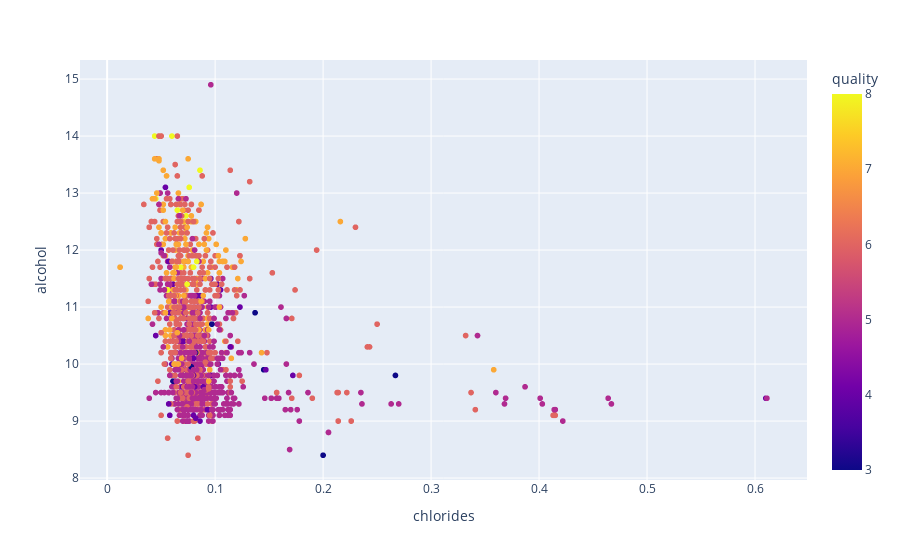

Notebook source saved alongside this figure:
### Markdown cell above
In data visualization, the semantics of an image refers to the meaningful interpretation and understanding of the visual elements. It involves how data is represented and how viewers interpret the visual's patterns, relationships, and insights. For example, colors, shapes, and spatial arrangements all carry specific meanings that help to communicate information effectively. Clear semantics in visualization ensure that the data is easy to understand and interpret, allowing viewers to quickly grasp trends, compare categories, and draw conclusions without confusion. Improve the chart and add the dots color to represent the values of the quality of wines. Explain how we can interpret this new chart considering this new characteristic.

### Code cell
fig1 = px.scatter(df1, x='chlorides', y='alcohol',color='quality')
fig1.show()

### Figure 1 — Plotly figure (JSON) as saved in the notebook; plotly's stock layout.template omitted (floating-point values rounded to 4 significant figures; data arrays with more than 128 entries replaced by an {"elided": "..."} marker saying what was removed)
{"data": [{"hovertemplate": "chlorides=%{x}<br>alcohol=%{y}<br>quality=%{marker.color}<extra></extra>", "legendgroup": "", "marker": {"color": {"elided": "1599 int values"}, "coloraxis": "coloraxis", "symbol": "circle"}, "mode": "markers", "name": "", "showlegend": false, "type": "scattergl", "x": {"elided": "1599 float values"}, "xaxis": "x", "y": {"elided": "1599 float values"}, "yaxis": "y"}], "layout": {"coloraxis": {"colorbar": {"title": {"text": "quality"}}, "colorscale": [[0, "#0d0887"], [0.1111, "#46039f"], [0.2222, "#7201a8"], [0.3333, "#9c179e"], [0.4444, "#bd3786"], [0.5556, "#d8576b"], [0.6667, "#ed7953"], [0.7778, "#fb9f3a"], [0.8889, "#fdca26"], [1, "#f0f921"]]}, "legend": {"tracegroupgap": 0}, "margin": {"t": 60}, "xaxis": {"anchor": "y", "domain": [0, 1], "title": {"text": "chlorides"}}, "yaxis": {"anchor": "x", "domain": [0, 1], "title": {"text": "alcohol"}}}}
